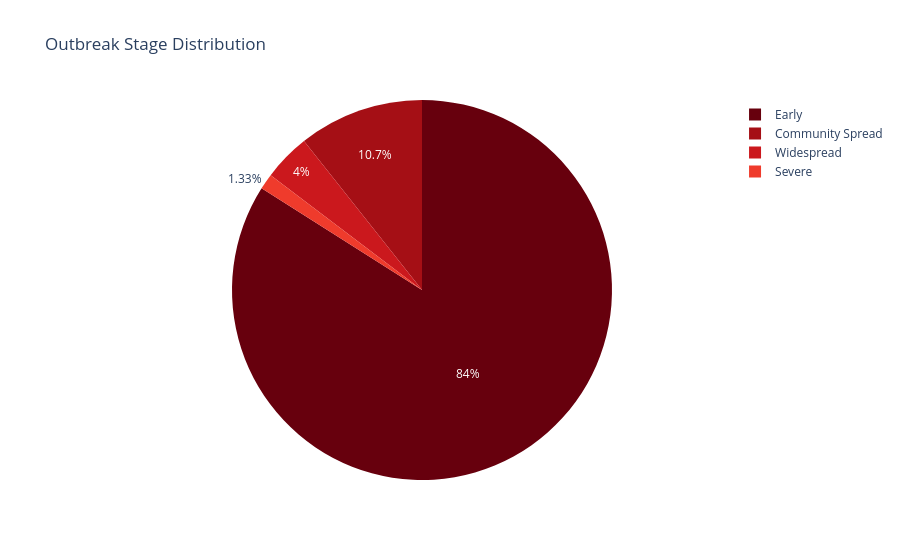

Source (notebook cell):
### Code cell
# Outbreak stage classification
def classify_stage(confirmed):
    if confirmed < 100: return 'Early'
    elif confirmed < 1000: return 'Community Spread'
    elif confirmed < 10000: return 'Widespread'
    elif confirmed < 100000: return 'Severe'
    else: return 'Critical'

df_latest['Stage'] = df_latest['Confirmed'].apply(classify_stage)
stage_counts = df_latest['Stage'].value_counts()

fig = px.pie(values=stage_counts.values, names=stage_counts.index,
             title='Outbreak Stage Distribution',
             color_discrete_sequence=px.colors.sequential.Reds_r)
fig.show()

### Figure 1 — Plotly figure (JSON) as saved in the notebook; plotly's stock layout.template omitted (floating-point values rounded to 4 significant figures)
{"data": [{"domain": {"x": [0, 1], "y": [0, 1]}, "hovertemplate": "label=%{label}<br>value=%{value}<extra></extra>", "labels": ["Early", "Community Spread", "Widespread", "Severe"], "legendgroup": "", "name": "", "showlegend": true, "values": [63, 8, 3, 1], "type": "pie"}], "layout": {"legend": {"tracegroupgap": 0}, "title": {"text": "Outbreak Stage Distribution"}, "piecolorway": ["rgb(103,0,13)", "rgb(165,15,21)", "rgb(203,24,29)", "rgb(239,59,44)", "rgb(251,106,74)", "rgb(252,146,114)", "rgb(252,187,161)", "rgb(254,224,210)", "rgb(255,245,240)"]}}
